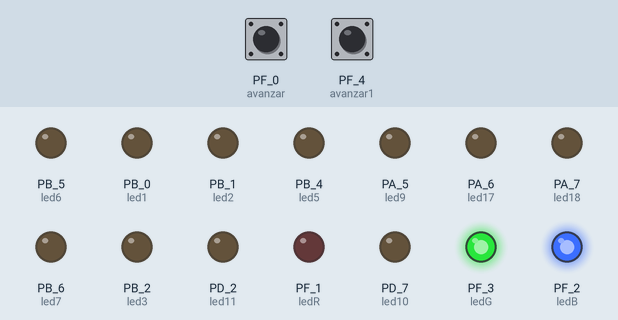
This sketch was run on a simulated TI Tiva C LaunchPad. Parts: output pins drawn as LEDs (lit = HIGH). The test bench sets the inputs (shaded band); at power-on: PF_0 (avanzar) HIGH, PF_4 (avanzar1) HIGH.

Above: at 4.2 s.
4.3 s: PF_0 (avanzar) pulled LOW for 0.15 s
At 5.2 s:
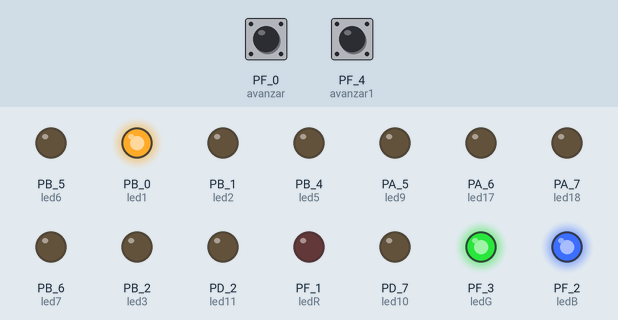
6.0 s: PF_4 (avanzar1) pulled LOW for 0.15 s
At 6.5 s:
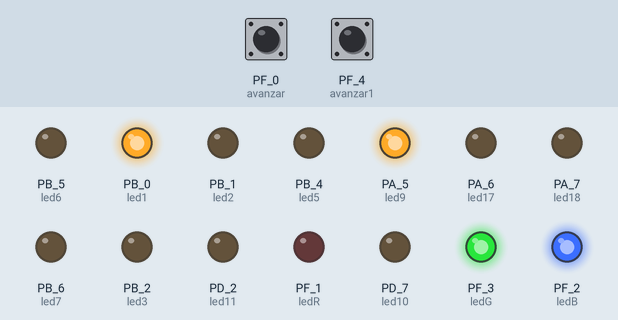
7.7 s: PF_0 (avanzar) pulled LOW for 1 s
At 9.1 s:
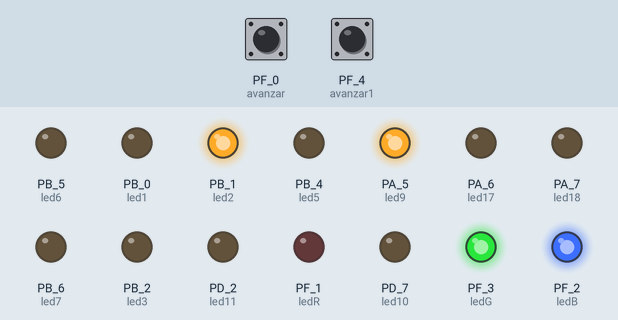
10.3 s: PF_4 (avanzar1) pulled LOW for 1 s
At 12.3 s:
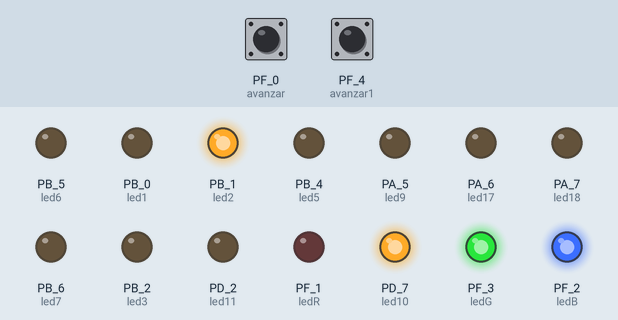
12.9 s: PF_0 (avanzar) pulled LOW for 0.15 s
At 14.2 s:
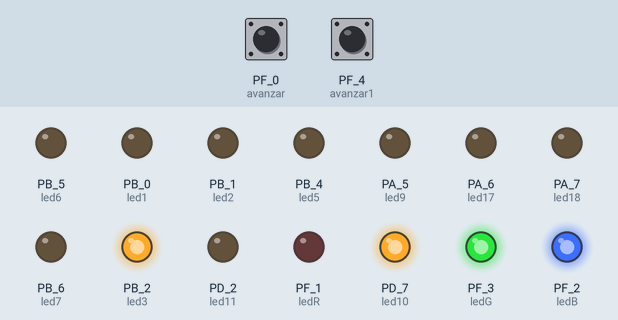
14.6 s: PF_4 (avanzar1) pulled LOW for 0.15 s
At 15.5 s:
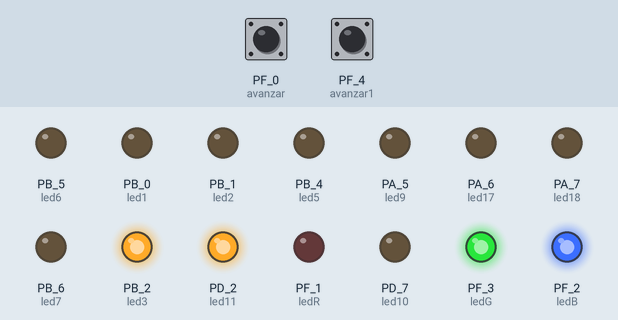
Timing chart, 0 to 17.3 s (numbered marks = the images above; inputs shaded):
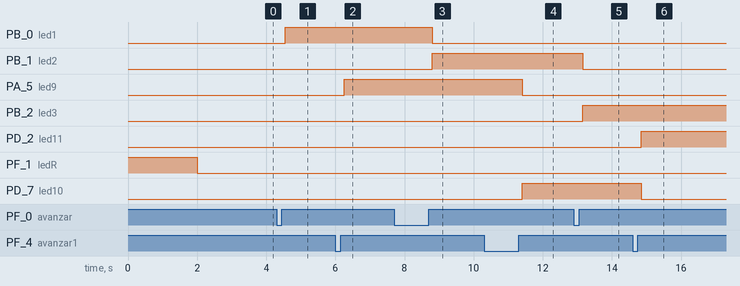

Measured:
- after the input at 4.3 s, PB_0 (led1): LOW → HIGH after 0.25 s
- after the input at 6.0 s, PA_5 (led9): LOW → HIGH after 0.25 s
- after the input at 7.7 s, PB_0 (led1): HIGH → LOW after 1.1 s; PB_1 (led2): LOW → HIGH after 1.1 s
- after the input at 10.3 s, PA_5 (led9): HIGH → LOW after 1.1 s; PD_7 (led10): LOW → HIGH after 1.1 s
- after the input at 12.9 s, PB_1 (led2): HIGH → LOW after 0.25 s; PB_2 (led3): LOW → HIGH after 0.25 s
- after the input at 14.6 s, PD_2 (led11): LOW → HIGH after 0.25 s; PD_7 (led10): HIGH → LOW after 0.25 s

The sketch:

LAB4.ino
```cpp
//Universidad del Valle de Guatemala
//Allison Estuardo Aguilar Chocooj
//declaracion de pines del jugador 1
int led1 = PB_0;
int led2 = PB_1;
int led3 = PB_2;
int led4 = PB_3;
int led5 = PB_4;
int led6 = PB_5;
int led7 = PB_6;
int led8 = PB_7;
//declaracion de pines del jugador 2
int led9 = PA_5;
int led10 = PD_7;
int led11 = PD_2;
int led12 = PD_3;
int led13 = PC_4;
int led14 = PC_5;
int led15 = PC_6;
int led16 = PC_7;
//declaracion de pines para el semaforo
int ledR = RED_LED;
int ledG = GREEN_LED;
int ledB = BLUE_LED;
//leds de ganador
int led17 = PA_6;
int led18 = PA_7;
//***************************************************
//varias variables
//***************************************************
int avanzar = PUSH2;//puerto para el push2 de la tiva
int avanzar1 = PUSH1;//puerto para el push1 de la tiva
int presionado1 = 0;//variable para el antirrebote
int presionado2 = 0;//variable para el anterrebote
int contador1=0;//variable del contador1
int contador2=0;//variable del contador2
//funciones para ordenar mejor el codigo
void jugador1(void);
void jugador2(void);
void semaforo(void);
void win(void);

void setup() {
  //declaracion de entradas/salidas digitales
pinMode(led1, OUTPUT);
pinMode(led2, OUTPUT);
pinMode(led3, OUTPUT);
pinMode(led4, OUTPUT);
pinMode(led5, OUTPUT);
pinMode(led6, OUTPUT);
pinMode(led7, OUTPUT);
pinMode(led8, OUTPUT);

pinMode(led9,  OUTPUT);
pinMode(led10, OUTPUT);
pinMode(led11, OUTPUT);
pinMode(led12, OUTPUT);
pinMode(led13, OUTPUT);
pinMode(led14, OUTPUT);
pinMode(led15, OUTPUT);
pinMode(led16, OUTPUT);

pinMode(ledR, OUTPUT);
pinMode(ledG, OUTPUT);
pinMode(ledB, OUTPUT);

pinMode(led17, OUTPUT);
pinMode(led18, OUTPUT);

pinMode(avanzar, INPUT_PULLUP);
pinMode(avanzar1, INPUT_PULLUP);

semaforo();

}

void loop(){

jugador1();
jugador2();
win();


}

void jugador1(void){
  //secuencia para aumentar el contador
if (digitalRead(avanzar) == LOW){
  presionado1 = 1;//cambia de estado si se presiona el pulsador 1
}
if (digitalRead(avanzar) == HIGH && presionado1 == 1){
  presionado1 = 0;//se reinicia la variable del antirrebote
  delay(100);
  contador1++;//el contador aumenta una unidad
  //if (contador1 == 8){
    //contador1 = 0;//se reinicia el contador regresando al led 1
  //}
}
//switch con todos los casos para el contador de decada
//este solo para el jugador 1
switch (contador1)
  {
    //Enciende los LEDs de acuerdo al contador

case 0:
      digitalWrite(led1, LOW); //INICIA TODO EN 0
      digitalWrite(led2, LOW);
      digitalWrite(led3, LOW);
      digitalWrite(led4, LOW);
      digitalWrite(led5, LOW);
      digitalWrite(led6, LOW);
      digitalWrite(led7, LOW);
      digitalWrite(led8, LOW);
      break;

    case 1:
      digitalWrite(led1, HIGH); //Enciende el LED 1 y apaga los demas
      digitalWrite(led2, LOW);
      digitalWrite(led3, LOW);
      digitalWrite(led4, LOW);
      digitalWrite(led5, LOW);
      digitalWrite(led6, LOW);
      digitalWrite(led7, LOW);
      digitalWrite(led8, LOW);
      break;

    case 2:
      digitalWrite(led1, LOW); //Enciende el LED 2 y apaga los demas
      digitalWrite(led2, HIGH);
      digitalWrite(led3, LOW);
      digitalWrite(led4, LOW);
      digitalWrite(led5, LOW);
      digitalWrite(led6, LOW);
      digitalWrite(led7, LOW);
      digitalWrite(led8, LOW);
      break;

    case 3:
      digitalWrite(led1, LOW); //Enciende el LED 3 y apaga los demas
      digitalWrite(led2, LOW);
      digitalWrite(led3, HIGH);
      digitalWrite(led4, LOW);
      digitalWrite(led5, LOW);
      digitalWrite(led6, LOW);
      digitalWrite(led7, LOW);
      digitalWrite(led8, LOW);
      break;

    case 4:
      digitalWrite(led1, LOW); //Enciende el LED 4 y apaga los demas
      digitalWrite(led2, LOW);
      digitalWrite(led3, LOW);
      digitalWrite(led4, HIGH);
      digitalWrite(led5, LOW);
      digitalWrite(led6, LOW);
      digitalWrite(led7, LOW);
      digitalWrite(led8, LOW);
      break;

    case 5:
      digitalWrite(led1, LOW); //Enciende el LED 5 y apaga los demas
      digitalWrite(led2, LOW);
      digitalWrite(led3, LOW);
      digitalWrite(led4, LOW);
      digitalWrite(led5, HIGH);
      digitalWrite(led6, LOW);
      digitalWrite(led7, LOW);
      digitalWrite(led8, LOW);
      break;

     case 6:
      digitalWrite(led1, LOW); //Enciende el LED 6 y apaga los demas
      digitalWrite(led2, LOW);
      digitalWrite(led3, LOW);
      digitalWrite(led4, LOW);
      digitalWrite(led5, LOW);
      digitalWrite(led6, HIGH);
      digitalWrite(led7, LOW);
      digitalWrite(led8, LOW);
      break;

      case 7:
      digitalWrite(led1, LOW); //Enciende el LED 7 y apaga los demas
      digitalWrite(led2, LOW);
      digitalWrite(led3, LOW);
      digitalWrite(led4, LOW);
      digitalWrite(led5, LOW);
      digitalWrite(led6, LOW);
      digitalWrite(led7, HIGH);
      digitalWrite(led8, LOW);
      break;

      case 8:
      digitalWrite(led1, LOW); //Enciende el LED 8 y apaga los demas
      digitalWrite(led2, LOW);
      digitalWrite(led3, LOW);
      digitalWrite(led4, LOW);
      digitalWrite(led5, LOW);
      digitalWrite(led6, LOW);
      digitalWrite(led7, LOW);
      digitalWrite(led8, HIGH);
      break;
  }
}
void jugador2(void){
  //secuencia para aumentar el contador2
if (digitalRead(avanzar1) == LOW){
  presionado2 = 1;//cambia de estado si se presiona el pulsador 2
}
if (digitalRead(avanzar1) == HIGH && presionado2 == 1){
  presionado2 = 0;//se reinicia la variable del antirrebote
  delay(100);
  contador2++;//el contador aumenta una unidad
  //if (contador2 == 8){
    //contador2 = 0;//se reinicia el contador regresando al led 1
  //}
}

  //switch con todos los casos para el contador de decada
//este solo para el jugador 2
  switch (contador2){
     //Enciende los LEDs de acuerdo al contador

    /*case 0:
      digitalWrite(led9,  LOW); //INICIA EN 0
      digitalWrite(led10, LOW);
      digitalWrite(led11, LOW);
      digitalWrite(led12, LOW);
      digitalWrite(led13, LOW);
      digitalWrite(led14, LOW);
      digitalWrite(led15, LOW);
      digitalWrite(led16, LOW);
    */
    case 1:
      digitalWrite(led9, HIGH); //Enciende el LED 9 y apaga los demas
      digitalWrite(led10, LOW);
      digitalWrite(led11, LOW);
      digitalWrite(led12, LOW);
      digitalWrite(led13, LOW);
      digitalWrite(led14, LOW);
      digitalWrite(led15, LOW);
      digitalWrite(led16, LOW);
      break;

    case 2:
      digitalWrite(led9, LOW); //Enciende el LED 10 y apaga los demas
      digitalWrite(led10, HIGH);
      digitalWrite(led11, LOW);
      digitalWrite(led12, LOW);
      digitalWrite(led13, LOW);
      digitalWrite(led14, LOW);
      digitalWrite(led15, LOW);
      digitalWrite(led16, LOW);
      break;

    case 3:
      digitalWrite(led9, LOW); //Enciende el LED 11 y apaga los demas
      digitalWrite(led10, LOW);
      digitalWrite(led11, HIGH);
      digitalWrite(led12, LOW);
      digitalWrite(led13, LOW);
      digitalWrite(led14, LOW);
      digitalWrite(led15, LOW);
      digitalWrite(led16, LOW);
      break;

    case 4:
      digitalWrite(led9, LOW); //Enciende el LED 12 y apaga los demas
      digitalWrite(led10, LOW);
      digitalWrite(led11, LOW);
      digitalWrite(led12, HIGH);
      digitalWrite(led13, LOW);
      digitalWrite(led14, LOW);
      digitalWrite(led15, LOW);
      digitalWrite(led16, LOW);
      break;

    case 5:
      digitalWrite(led9, LOW); //Enciende el LED 13 y apaga los demas
      digitalWrite(led10, LOW);
      digitalWrite(led11, LOW);
      digitalWrite(led12, LOW);
      digitalWrite(led13, HIGH);
      digitalWrite(led14, LOW);
      digitalWrite(led15, LOW);
      digitalWrite(led16, LOW);
      break;

     case 6:
      digitalWrite(led9, LOW); //Enciende el LED 14 y apaga los demas
      digitalWrite(led10, LOW);
      digitalWrite(led11, LOW);
      digitalWrite(led12, LOW);
      digitalWrite(led13, LOW);
      digitalWrite(led14, HIGH);
      digitalWrite(led15, LOW);
      digitalWrite(led16, LOW);
      break;

      case 7:
      digitalWrite(led9, LOW); //Enciende el LED 15 y apaga los demas
      digitalWrite(led10, LOW);
      digitalWrite(led11, LOW);
      digitalWrite(led12, LOW);
      digitalWrite(led13, LOW);
      digitalWrite(led14, LOW);
      digitalWrite(led15, HIGH);
      digitalWrite(led16, LOW);
      break;

      case 8:
      digitalWrite(led9, LOW); //Enciende el LED 16 y apaga los demas
      digitalWrite(led10, LOW);
      digitalWrite(led11, LOW);
      digitalWrite(led12, LOW);
      digitalWrite(led13, LOW);
      digitalWrite(led14, LOW);
      digitalWrite(led15, LOW);
      digitalWrite(led16, HIGH);
      break;
  }
}
void semaforo(void){

  digitalWrite(ledR, HIGH);
  digitalWrite(ledG, LOW);
  delay(1000);
  digitalWrite(ledR, HIGH);
  digitalWrite(ledG, HIGH);
  delay(1000);
  digitalWrite(ledR, LOW);
  digitalWrite(ledG, HIGH);
  delay(1000);
  digitalWrite(ledG, HIGH);
  digitalWrite(ledB, HIGH);
}
void win(void){
if (contador1>8){
  digitalWrite(led17, HIGH);
  digitalWrite(led8, LOW);
  loop();
}
if (contador2>8){
  digitalWrite(led18, HIGH);
  digitalWrite(led16, LOW);
  loop();
}
}
```
